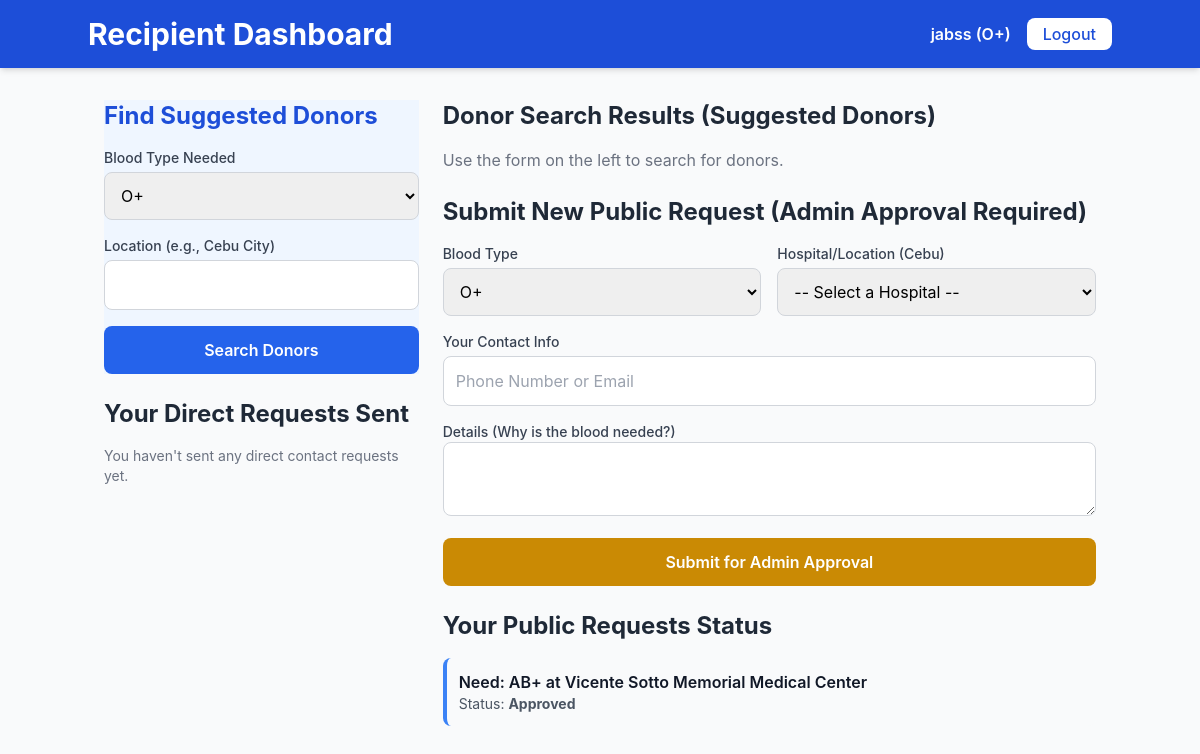
The app's page /search_donors (signed in) with its own data.
### tables this page shows
CREATE TABLE users (
            id INTEGER PRIMARY KEY AUTOINCREMENT,
            username TEXT UNIQUE NOT NULL,
            password TEXT NOT NULL,
            blood_type TEXT NOT NULL,
            location TEXT NOT NULL,
            role TEXT NOT NULL CHECK (role IN ('donor', 'recipient', 'admin'))
        );

CREATE TABLE requests (
            id INTEGER PRIMARY KEY AUTOINCREMENT,
            requester_id INTEGER NOT NULL,
            donor_id INTEGER,
            blood_type_needed TEXT NOT NULL,
            location_needed TEXT NOT NULL,
            contact_info TEXT,
            details TEXT,
            status TEXT NOT NULL CHECK (status IN ('Pending', 'Approved', 'Declined', 'Matched', 'Completed', 'Cancelled')),
            FOREIGN KEY (requester_id) REFERENCES users (id),
            FOREIGN KEY (donor_id) REFERENCES users (id)
        );

### app.py (the view)
@app.route('/search_donors')
def search_donors():
    user = get_current_user()
    if not user or user['role'] != 'recipient':
        flash('Permission denied.', 'error')
        return redirect(url_for('dashboard'))
    my_requests = query_db("""
        SELECT r.*, d.username as donor_username
        FROM requests r
        LEFT JOIN users d ON r.donor_id = d.id
        WHERE r.requester_id = ?
        ORDER BY r.id DESC
    """, (user['id'],))
    my_transactions = query_db(
        'SELECT t.*, d.username as donor_username FROM transactions t JOIN users d ON t.donor_id = d.id WHERE t.requester_id = ? ORDER BY t.timestamp DESC',
        (user['id'],)
    )
    return render_template('search_donors.html',
                           user=user,
                           donors=[],
                           search_params=None,
                           my_requests=my_requests,
                           my_transactions=my_transactions)

### app.py (called while the page is built)
def get_db():
    db = getattr(g, '_database', None)
    if db is None:
        db = g._database = sqlite3.connect(DATABASE)
        db.row_factory = sqlite3.Row
    return db

@app.teardown_appcontext
def close_connection(exception):
    db = getattr(g, '_database', None)
    if db is not None:
        db.close()

def query_db(query, args=(), one=False):
    cur = get_db().execute(query, args)
    rv = cur.fetchall()
    cur.close()
    return (rv[0] if rv else None) if one else rv

def get_user(user_id):
    if user_id is None:
        return None
    return query_db('SELECT * FROM users WHERE id = ?', (user_id,), one=True)

def get_current_user():
    return get_user(session.get('user_id'))

### templates/search_donors.html (shortened to what this page needs)
<!DOCTYPE html>
<html lang="en">
<head>
    <script src="https://cdn.tailwindcss.com"></script>
</head>
<body>
    <div class="min-h-screen bg-gray-50">
        <header class="bg-blue-700 text-white p-4 shadow-md">
            <div class="container mx-auto flex justify-between items-center">
                <h1 class="text-3xl font-bold">Recipient Dashboard</h1>
                <div class="flex items-center space-x-4">
                    <span class="font-semibold">{{ user.username }} ({{ user.blood_type }})</span>
                    <a href="{{ url_for('logout') }}" class="bg-white text-blue-700 font-medium py-1 px-4 rounded-lg hover:bg-blue-100 transition">Logout</a>
                </div>
            </div>
        </header>
        <main class="container mx-auto p-4 grid grid-cols-1 lg:grid-cols-3 gap-6">
            <div class="lg:col-span-1 space-y-6">
                <div class="card bg-blue-50 border-blue-200">
                    <h2 class="text-2xl font-bold text-blue-700 mb-4">Find Suggested Donors</h2>
                    <form action="{{ url_for('search') }}" method="POST" class="space-y-4">
                        <div>
                            <label for="blood_type" class="block text-sm font-medium text-gray-700">Blood Type Needed</label>
                            <select id="blood_type" name="blood_type" required class="mt-1 block w-full p-3 border border-gray-300 rounded-lg focus:ring-blue-500 focus:border-blue-500">
                                <option value="O+">O+</option><option value="O-">O-</option>
                            </select>
                        </div>
                        <div>
                            <label for="location" class="block text-sm font-medium text-gray-700">Location (e.g., Cebu City)</label>
                            <input type="text" id="location" name="location" required class="mt-1 block w-full p-3 border border-gray-300 rounded-lg focus:ring-blue-500 focus:border-blue-500" value="{{ search_params.location if search_params else '' }}">
                        </div>
                        <button type="submit" class="w-full bg-blue-600 text-white py-3 rounded-lg font-semibold hover:bg-blue-700 transition">
                            Search Donors
                        </button>
                    </form>
                </div>
                <div class="card">
                    <h2 class="text-2xl font-bold text-gray-800 mb-4">Your Direct Requests Sent</h2>
                    {% if my_transactions %}
                        <div class="space-y-3">
                            {% for tx in my_transactions %}
                                <div class="p-3 bg-gray-50 rounded-lg border-l-4 border-gray-400">
                                    <p class="font-semibold text-gray-900">To: {{ tx.donor_username }}</p>
                                    <p class="text-sm text-gray-600">Needs {{ tx.blood_type_needed }} | Status: <span class="font-bold text-yellow-600">{{ tx.status }}</span></p>
                                    <p class="text-xs text-gray-500 italic mt-1">{{ tx.timestamp.split(' ')[0] }}</p>
                                </div>
                            {% endfor %}
                        </div>
                    {% else %}
                        <p class="text-gray-500 text-sm">You haven't sent any direct contact requests yet.</p>
                    {% endif %}
                </div>
            </div>
            <div class="lg:col-span-2 space-y-6">
                <div class="card">
                    <h2 class="text-2xl font-bold text-gray-800 mb-4">Donor Search Results (Suggested Donors)</h2>
                    {% if donors %}
                        <div class="space-y-4">
                            {% for donor in donors %}
                                <div class="p-4 bg-green-50 rounded-lg shadow-md border-l-4 border-green-500">
                                    <p class="font-bold text-xl text-green-700">{{ donor.username }}</p>
                                    <p class="text-sm text-gray-600">Blood Type: <span class="font-semibold text-red-600">{{ donor.blood_type }}</span> | Location: {{ donor.location }}</p>
                                    <form action="{{ url_for('send_transaction') }}" method="POST" class="mt-3 space-y-2">
                                        <input type="hidden" name="donor_id" value="{{ donor.id }}">
                                        <input type="hidden" name="blood_type_needed" value="{{ search_params.blood_type }}">
                                        <input type="hidden" name="location_needed" value="{{ search_params.location }}">
                                        <textarea name="message" rows="2" placeholder="Send a direct request message (e.g., 'Please help, urgently need {{ search_params.blood_type }} at {{ search_params.location }}')" required class="w-full p-2 border border-gray-300 rounded-lg text-sm focus:ring-red-500 focus:border-red-500"></textarea>
                                        <button type="submit" class="bg-red-600 text-white text-sm py-2 px-4 rounded-md hover:bg-red-700 transition">
                                            Request Donation
                                        </button>
                                    </form>
                                </div>
                            {% endfor %}
                        </div>
                    {% elif search_params %}
                         <p class="text-gray-500">No donors found matching the criteria: Type {{ search_params.blood_type }}, Location '{{ search_params.location }}'.</p>
                    {% else %}
                        <p class="text-gray-500">Use the form on the left to search for donors.</p>
                    {% endif %}
                </div>
                <div class="card">
                    <h2 class="text-2xl font-bold text-gray-800 mb-4">Submit New Public Request (Admin Approval Required)</h2>
                    <form action="{{ url_for('submit_request') }}" method="POST" class="space-y-4">
                        <div class="grid grid-cols-2 gap-4">
                            <div>
                                <label for="req_blood_type" class="block text-sm font-medium text-gray-700">Blood Type</label>
                                <select id="req_blood_type" name="blood_type_needed" required class="mt-1 block w-full p-3 border border-gray-300 rounded-lg">
                                    <option value="O+">O+</option><option value="O-">O-</option>
                                </select>
                            </div>
                            <div>
                                <label for="req_location" class="block text-sm font-medium text-gray-700">Hospital/Location (Cebu)</label>
                                <select id="req_location" name="location_needed" required class="mt-1 block w-full p-3 border border-gray-300 rounded-lg focus:ring-blue-500 focus:border-blue-500">
                                    <option value="" disabled selected>-- Select a Hospital --</option>
                                </select>
                            </div>
                        </div>
                        <div>
                            <label for="contact_info" class="block text-sm font-medium text-gray-700">Your Contact Info</label>
                            <input type="text" id="contact_info" name="contact_info" required placeholder="Phone Number or Email" class="mt-1 block w-full p-3 border border-gray-300 rounded-lg">
                        </div>
                        <div>
                            <label for="details" class="block text-sm font-medium text-gray-700">Details (Why is the blood needed?)</label>
                            <textarea id="details" name="details" rows="2" required class="w-full p-3 border border-gray-300 rounded-lg"></textarea>
                        </div>
                        <button type="submit" class="w-full bg-yellow-600 text-white py-3 rounded-lg font-semibold hover:bg-yellow-700 transition">
                            Submit for Admin Approval
                        </button>
                    </form>
                </div>
                <div class="card">
                    <h2 class="text-2xl font-bold text-gray-800 mb-4">Your Public Requests Status</h2>
                    {% if my_requests %}
                        <div class="space-y-3">
                            {% for req in my_requests %}
                                <div class="p-3 bg-gray-50 rounded-lg border-l-4
                                    {% if req.status == 'Pending' %}border-yellow-500
                                    {% elif req.status == 'Approved' %}border-blue-500
                                    {% elif req.status == 'Matched' %}border-green-500
                                    {% else %}border-red-500{% endif %}">
                                    <p class="font-semibold text-gray-900">Need: {{ req.blood_type_needed }} at {{ req.location_needed }}</p>
                                    <p class="text-sm text-gray-600">
                                        Status: <span class="font-bold">
                                            {{ req.status }}
                                        </span>
                                    </p>
                                </div>
                            {% endfor %}
                        </div>
                    {% else %}
                        <p class="text-gray-500 text-sm">You have no active public blood requests.</p>
                    {% endif %}
                </div>
            </div>
        </main>
    </div>
</body>
</html>

### templates/search_donors.html (style rules this page uses)
body { font-family: 'Inter', sans-serif; background-color: #f7f7f7; }
.card { @apply bg-white p-6 rounded-xl shadow-lg border border-gray-100; }

### records on screen
users: username "jabss", blood_type "O+"
requests: blood_type_needed "AB+", location_needed "Vicente Sotto Memorial Medical Center", status "Approved"
